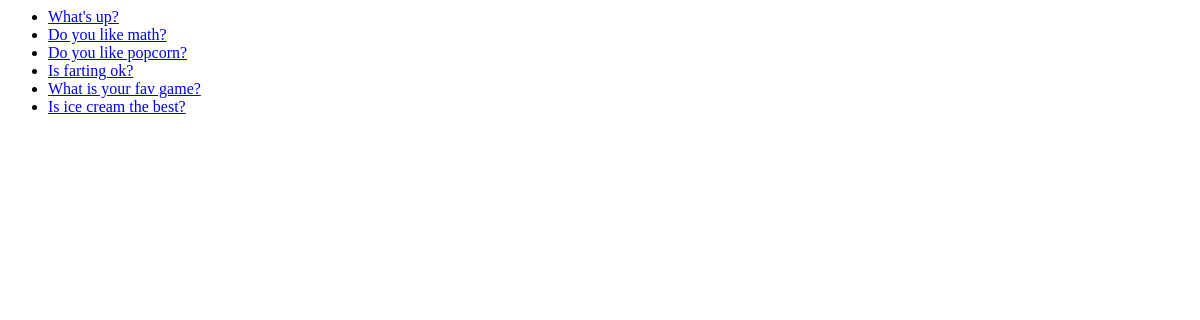
Before: / with the older database file.
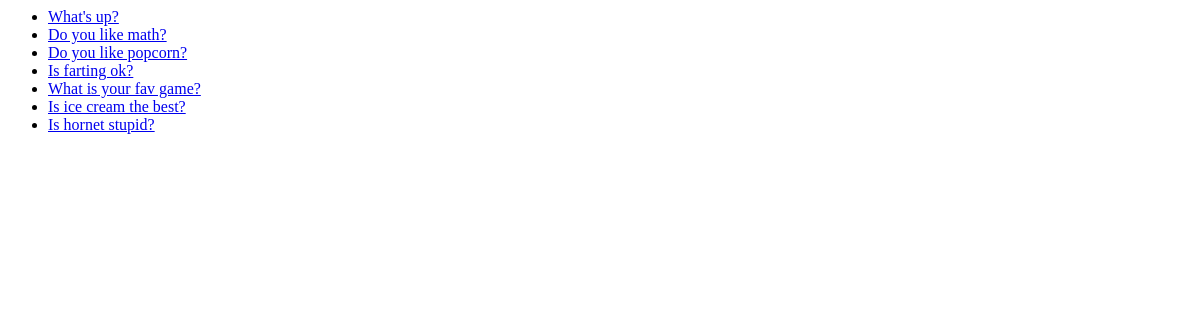
After: the same page with the newer database file.
### school/models.py (models this page shows, shortened)
class Question(models.Model):
    question_text = models.CharField(max_length=200)
    pub_date = models.DateTimeField('date published')

### school/views.py (the view)
# urls.py: path('', views.index, name='index'),
def index(request):
    latest_question_list = get_list_or_404(Question.objects.order_by('-pub_date').reverse())
    context = {
        'latest_question_list': latest_question_list,
    }
    return render(request, 'polls/index.html', context)

### school/templates/polls/index.html
{% if latest_question_list %}
    <ul>
        {% for question in latest_question_list %}
            <li><a href="{% url 'detail' question.id %}">{{ question.question_text }}</a></li>
        {% endfor %}
    </ul>
{% else %}
    <p>No polls are available.</p>
{% endif %}

Changed rows visible on the page:
added Question: question_text "Is hornet stupid?"
